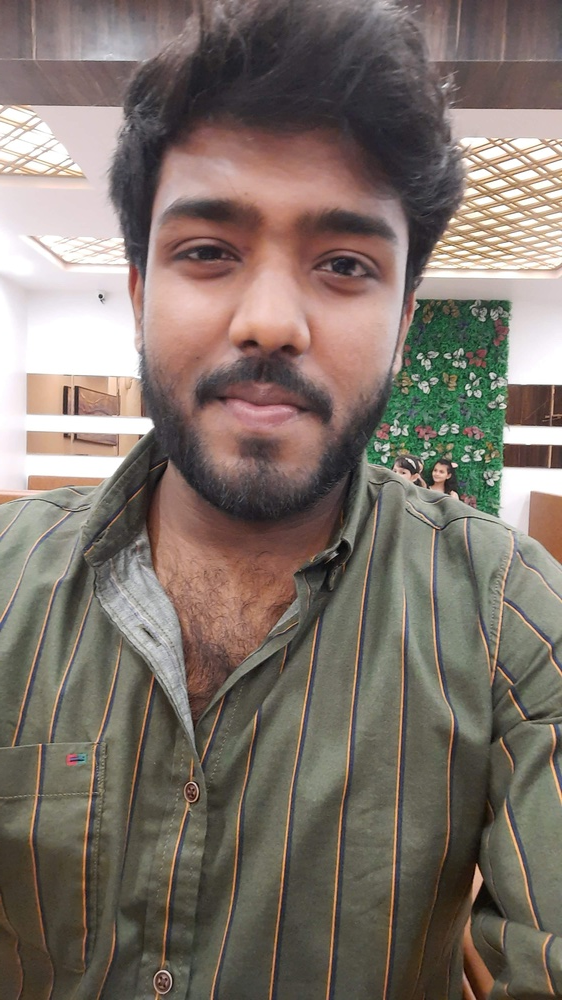
#> input picture image/img1.jpg, 562 x 1000 px, shrunk from 2250 x 4000 before the run
$ python cv2-change-color-profiles.py
#> lines starting #> are read from the running program, lines starting #| are printed output that depends on the picture
# python cv2-change-color-profiles.py

import cv2
# from google.colab.patches import cv2_imshow

# changing Gray Scale
img2 = cv2.imread("image/img1.jpg")
#> img2 is the input picture: shape (1000, 562, 3); mean B, G, R 105.7, 114, 125.5
ch_gray = cv2.cvtColor(img2 , cv2.COLOR_BGR2GRAY)
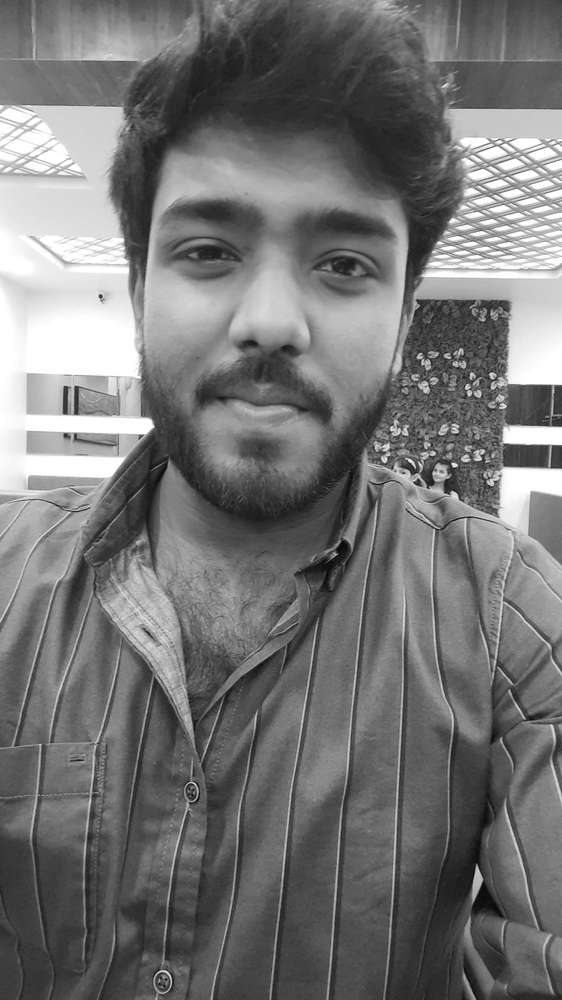
#> ch_gray: shape (1000, 562); min 3, max 255, mean 116.5
cv2.imshow("ch_gray",ch_gray)
# cv_imshow(ch_gray)

# if we change image BGR 2 Gray we compress 3 channel into single channel
# these channels contain information of Red , Blue and Green color info of image
# we have reduce no.  of channelss also information and pixels

print(f"Shape of RGB {(img2.shape)} and Shape of Grey {ch_gray.shape}")
#| Shape of RGB (1000, 562, 3) and Shape of Grey (1000, 562)

IMG3 = cv2.cvtColor(img2 , cv2.COLOR_BGR2RGBA)
print(IMG3.shape)
#| (1000, 562, 4)
cv2.imshow("img3" , IMG3)
# cv_imshow(IMG3)

# HSL image
# also 3 channels but color info is define on single bit
# convert ch_gray into hsv image
# HSV stands for: HUE SATURATION VARIANCE
hsv = cv2.cvtColor(img2 , cv2.COLOR_BGR2HSV)
#> hsv: shape (1000, 562, 3); mean H, S, V 49.1, 49.4, 127.5
print(hsv.shape)
#| (1000, 562, 3)

# cv_imshow(hsv)
cv2.imshow("hsv",hsv)

$ run again, with image/color.jpg copied over image/img1.jpg
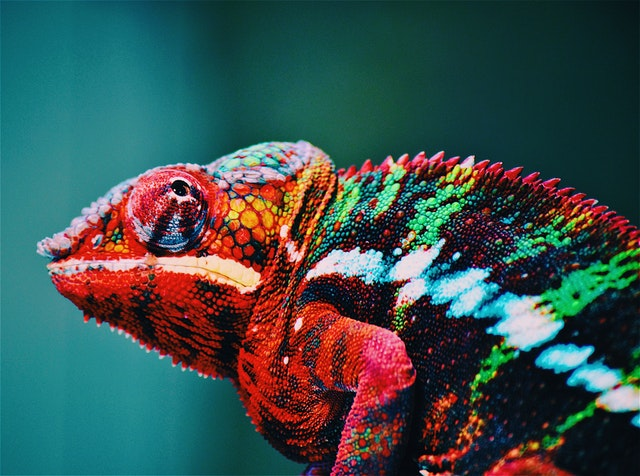
#> input picture image/color.jpg, 640 x 476 px
#> img2 is the input picture: shape (476, 640, 3); mean B, G, R 78, 79.8, 59.2
#> `ch_gray = cv2.cvtColor(img2 , cv2.COLOR_BGR2GRAY)`:
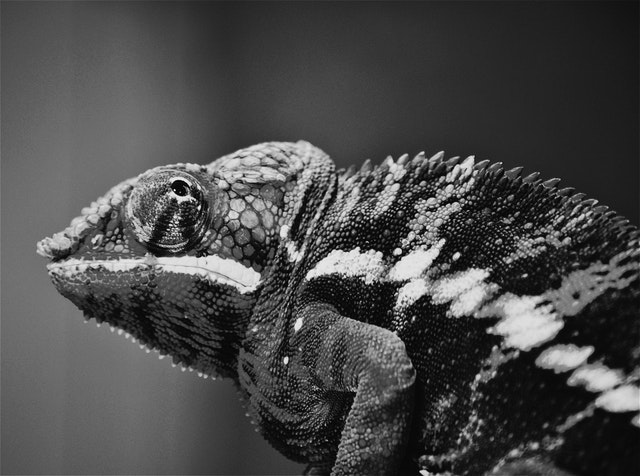
#> ch_gray: shape (476, 640); min 0, max 248, mean 73.4
#| Shape of RGB (476, 640, 3) and Shape of Grey (476, 640)
#| (476, 640, 4)
#> hsv: shape (476, 640, 3); mean H, S, V 84.8, 181.9, 106.4
#| (476, 640, 3)

$ run again, with image/light2.jpg copied over image/img1.jpg
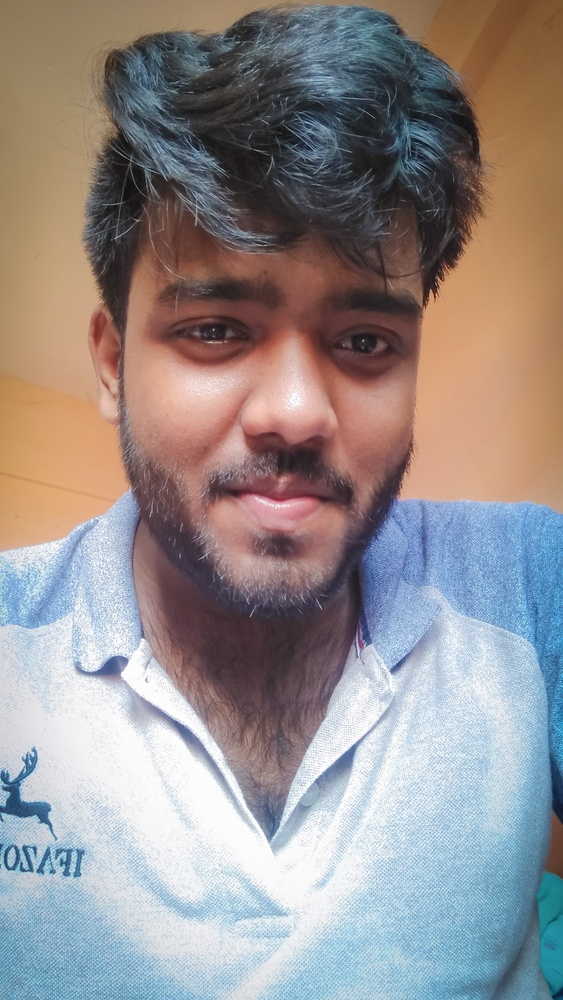
#> input picture image/light2.jpg, 563 x 1000 px, shrunk from 844 x 1500 before the run
#> img2 is the input picture: shape (1000, 563, 3); mean B, G, R 141.5, 142.1, 149.6
#> `ch_gray = cv2.cvtColor(img2 , cv2.COLOR_BGR2GRAY)`:
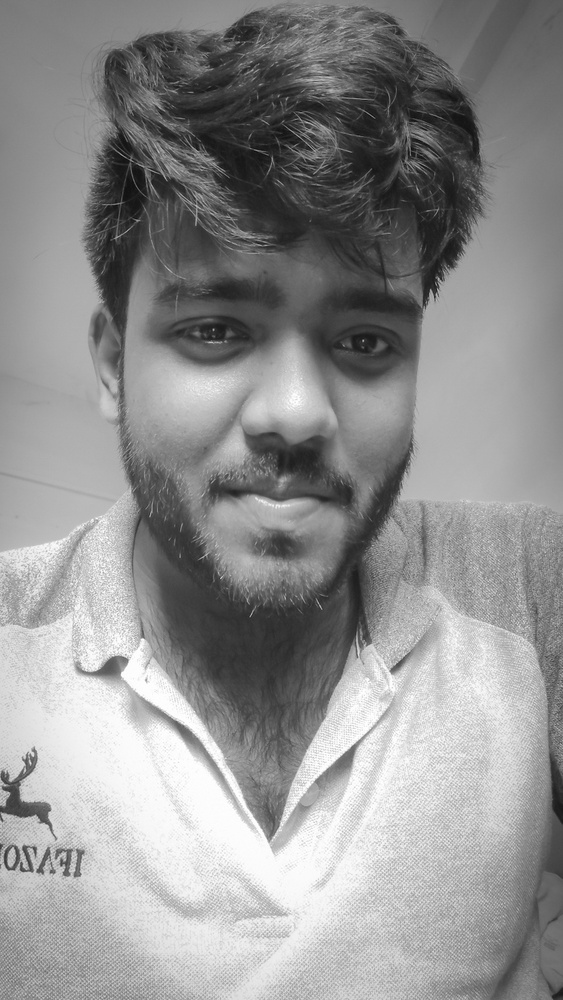
#> ch_gray: shape (1000, 563); min 8, max 255, mean 144.3
#| Shape of RGB (1000, 563, 3) and Shape of Grey (1000, 563)
#| (1000, 563, 4)
#> hsv: shape (1000, 563, 3); mean H, S, V 73, 71.9, 168
#| (1000, 563, 3)
